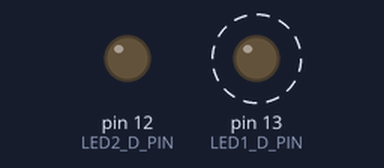
This sketch was run on a simulated Arduino Uno, built with avr-gcc and run on an emulated ATmega328P. On the bench: output pins drawn as LEDs (lit = HIGH). Dashed ring = blinking.

Above: at 0.2 s.
At 2.6 s:
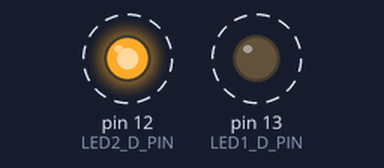
Timing chart, 0 to 3.0 s (numbered marks = the images above):
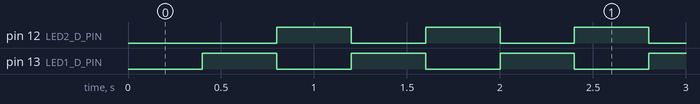

The sketch:

mikamonsma-opdr203-rood-blauw-led.ino
```cpp
#define LED1_D_PIN    13
#define LED2_D_PIN    12
int pause = 400;

void setup() {
  // put your setup code here, to run once:
    pinMode(LED1_D_PIN, OUTPUT) ;
    pinMode(LED2_D_PIN, OUTPUT) ;
}

void loop() {
  // put your main code here, to run repeatedly:
  digitalWrite(LED1_D_PIN, LOW);
  delay(pause);
  digitalWrite(LED1_D_PIN, HIGH);
  digitalWrite(LED2_D_PIN, LOW);
  delay(pause);
  digitalWrite(LED2_D_PIN, HIGH);
}
```

Measured:
- by itself, pin 12 (LED2_D_PIN), pin 13 (LED1_D_PIN): alternates HIGH for 0.40 s and LOW for 0.40 s
- by itself, everything shown: repeats every 0.80 s, in 3 steps
